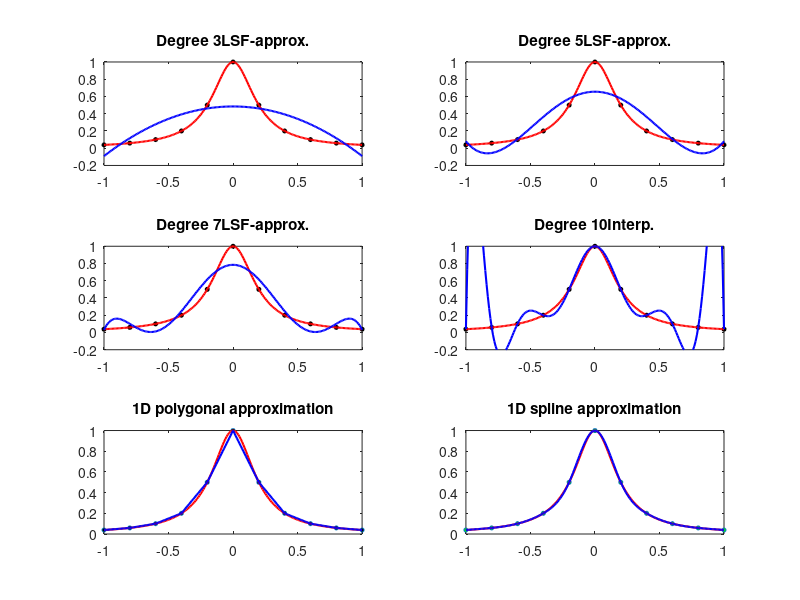

MATLAB code to generate this figure:
%Practice 1-1
% Interpolation 1D

clearvars
close all

a = -1.0; b= 1.0; N = 10; M = 200; 

% Inline functions
%f = @(x) exp(x/2).*sin(2*x);
%f = @(x) 1./(1 + x.^2);
f = @(x) 1./(1 + 25*x.^2); %To show runge's phenomenon

xN = linspace(a,b,N+1); fN = f(xN);
xM = linspace(a,b,M+1); M1 = length(xM); fM = f(xM);

% LSF + Interpolation: polyfit + polyval
degrees = [3,5,7,10];

for i = 1:size(degrees,2)
    pn = polyfit(xN,fN,degrees(i));
    pM = polyval(pn,xM);
    subplot(3,2,i);
    plot(xN,fN,'ko', ...
        'MarkerFaceColor','black', ...
        'MarkerSize',3)
    hold on
    plot(xM,fM,'r-','LineWidth',1.5)
    plot(xM,pM,'b-','LineWidth',1.5)
    if degrees(i) < N
        title(['Degree ', num2str(degrees(i)), 'LSF-approx.'])
        %legend('Sample points','LSF polynomial','Function')
    else
        title(['Degree ', num2str(degrees(i)), 'Interp.'])
        %legend('Sample points','Interp. polynomial','Function')
    end
    axis([-1,1,-0.2,1])
    hold off
end

% Splines

% Lineal Splines: interp1
lM = interp1(xN,fN,xM);
subplot(3,2,5);
plot(xN,fN,'Marker','o','MarkerFaceColor','black','MarkerSize',3)
hold on
plot(xM,fM,'r-','LineWidth',1.5)
plot(xM,lM,'b-','LineWidth',1.5)
title('1D polygonal approximation')
hold off

% Cúbic splines: spline
sM = spline(xN,fN,xM);
subplot(3,2,6);
plot(xN,fN,'o','MarkerFaceColor','green','MarkerSize',3)
hold on
plot(xM,fM,'r-','LineWidth',1.5)
plot(xM,sM,'b-','LineWidth',1.5)
title('1D spline approximation')
hold off

% Exercici 1
clc
fprintf('\tExercici 1\n')
fprintf('%5s%12s%12s\n','deg','Mean Err.','Max. Err.')
for n = degrees
    pn = polyfit(xN, fN, n);
    pM = polyval(pn,xM);
    meanErr = norm(fM-pM,1)/M1;
    maxErr = norm(fM-pM,Inf);
    fprintf('%5d%12.4e%12.4e\n',n,meanErr,maxErr)
end